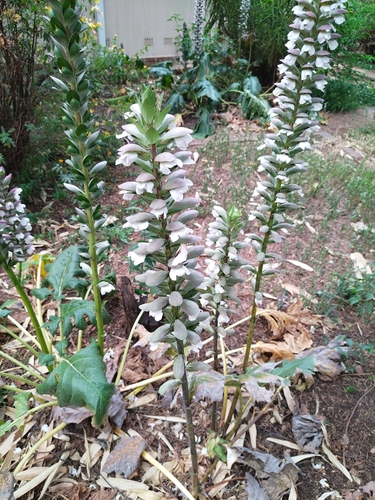
#> input picture PlantRecognition-main/descriptormodel/data/plant_images/Acanthus_mollis/Acanthus_mollis_139107383.jpg, 375 x 500 px
$ python -i unified_plant_augmentation.py   (imports and definitions only)
#> lines starting #> are read from the running program, lines starting #| are printed output that depends on the picture
"""
Unified Plant Augmentation System - Complete Modular Augmentation Engine

This script consolidates ALL augmentation methods from both main scripts into a single,
modular system that provides sophisticated plant-specific augmentations.

Features:
- All complex augmentation methods from the original scripts
- Modular design for easy integration
- GPU acceleration support
- memory management
- plant-specific transformations
"""

import numpy as np
import cv2
import torch
import random
from typing import List, Dict, Tuple, Optional
from pathlib import Path
import concurrent.futures
import threading
from dataclasses import dataclass

# Configuration for GPU usage
# [1 line that did not run here, left out]

# [9 lines that did not run here, left out]

# [435 lines that did not run here, left out]

# Factory function for easy import
# [10 lines that did not run here, left out]

>>> import cv2
>>> picture = cv2.imread('data/plant_images/Acanthus_mollis/Acanthus_mollis_139107383.jpg', cv2.IMREAD_GRAYSCALE)
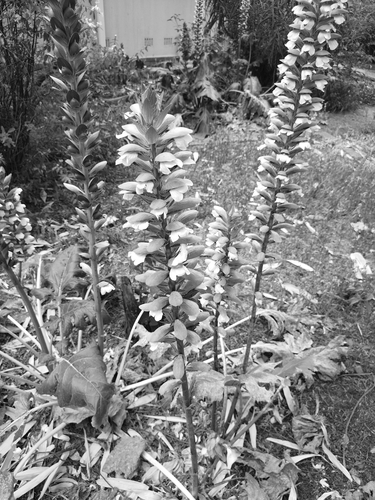
#> picture: shape (500, 375); min 0, max 255, mean 127.1
#> (the run stopped early here; a loop or call above may not have finished)

$ run again, on PlantRecognition-main/descriptormodel/data/plant_images/Acanthus_mollis/Acanthus_mollis_76988010.jpg
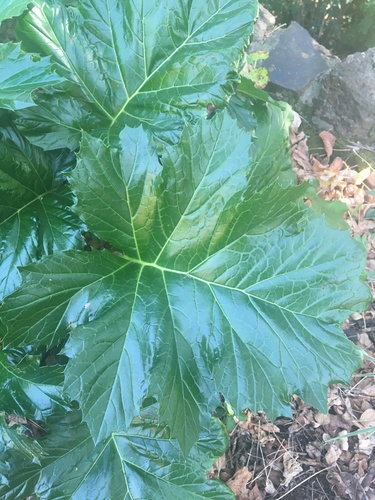
#> input picture PlantRecognition-main/descriptormodel/data/plant_images/Acanthus_mollis/Acanthus_mollis_76988010.jpg, 375 x 500 px
#> `picture = cv2.imread('data/plant_images/Acanthus_mollis/Acanthus_molli..`:
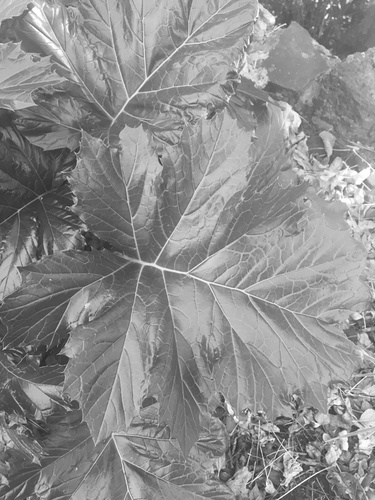
#> picture: shape (500, 375); min 38, max 255, mean 141.7
